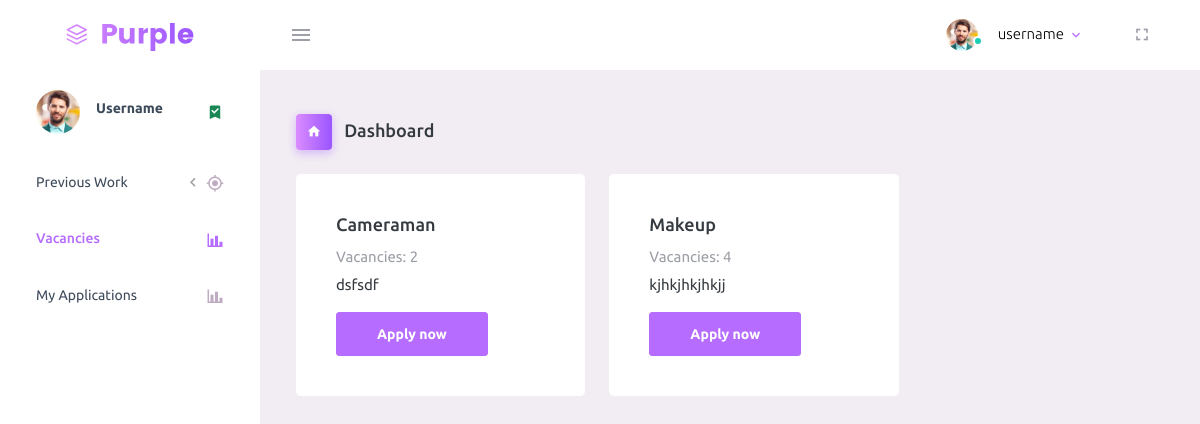
Screenshot of /user/view_vaccancy.php (signed in) with the database file from the repository.
### tables this page shows
CREATE TABLE `vacancy` (
  `vacancy_id` int(30) NOT NULL,
  `login_id` int(30) NOT NULL,
  `name` varchar(40) NOT NULL,
  `details` varchar(100) NOT NULL,
  `vacancies` int(10) NOT NULL
);

### user/view_vaccancy.php (the view, shortened to what this page needs)
<?php
include '../connection.php';
$result = mysqli_query($con, "SELECT * FROM vacancy");
?>
<!DOCTYPE html>
<html lang="en">
<head>
    <link rel="stylesheet" href="../assets/vendors/mdi/css/materialdesignicons.min.css">
    <link rel="stylesheet" href="../assets/vendors/css/vendor.bundle.base.css">
    <link rel="stylesheet" href="../assets/css/style.css">
</head>
<body>
<?php include 'navbar_user.php'; ?>
<div class="container-fluid page-body-wrapper">
    <?php include 'sidebar_user.php'; ?>
    <div class="main-panel">
        <div class="content-wrapper">
            <div class="page-header">
                <h3 class="page-title">
                    <span class="page-title-icon bg-gradient-primary text-white me-2">
                        <i class="mdi mdi-home"></i>
                    </span> Dashboard
                </h3>
            </div>
            <div class=" d-flex gap-4 flex-wrap">
                <?php
                while ($row = mysqli_fetch_assoc($result)) {
                ?>
                <?php if($row['vacancies']!=0){
?>
                    <div class="col-lg-4 grid-margin stretch-card">
                        <div class="card ">
                            <div class="card-body">
                                <h5 class="card-title"><?php echo $row['name']; ?></h5>
                                <h6 class="card-subtitle mb-2 text-muted">Vacancies: <?php echo $row['vacancies']; ?></h6>
                                <p class="card-text"><?php echo $row['details']; ?></p>
                                <a href='/film/user/application.php?vacancy_id=<?php echo $row['vacancy_id'] ?>' class="card-link pe-2 "><button class='btn btn-primary'>Apply now</button></a>
                              </div>
                        </div>
                    </div>
                    <?php
                }
                ?>
                <?php
                }
                ?>
            </div>
        </div>
    </div>
</div>
</body>
</html>

### rows the page displays
vacancy: name "Cameraman", vacancies "2", details "dsfsdf"
vacancy: name "Makeup", vacancies "4", details "kjhkjhkjhkjj"
